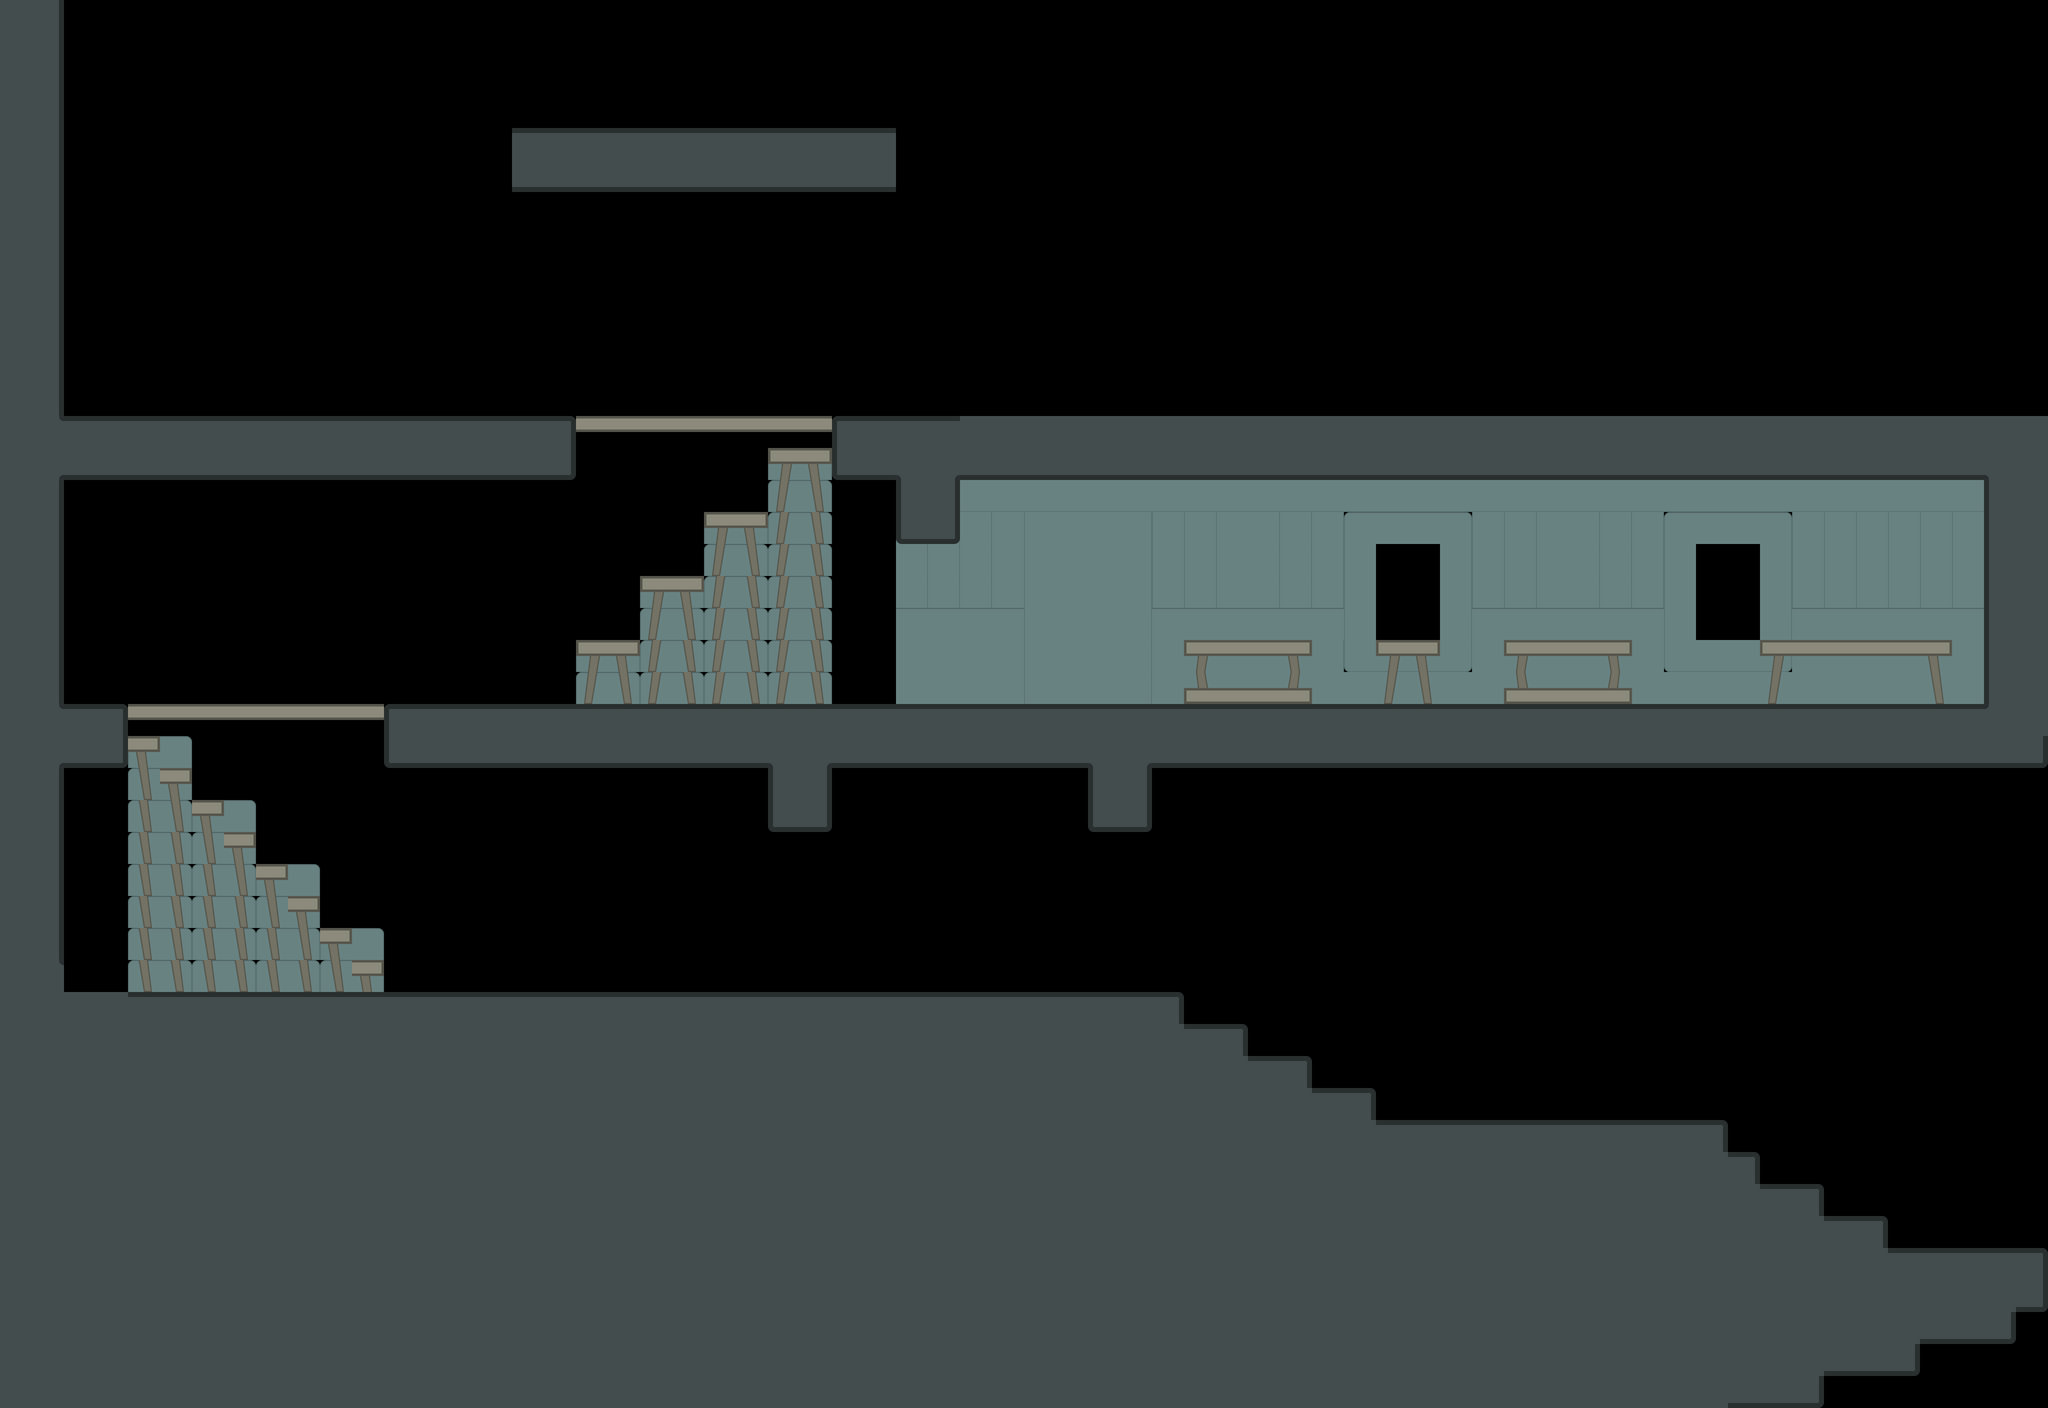

A level layout from a 2D game, rendered from its tile map. Below: a short description, then the map file with tile-grid data replaced by summaries:
An orthogonal 64x44 tile map with 64x64 px tiles, 3 tile layers (Tile Layer 2, Tile Layer 3, Tile Layer 1).

<map version="1.4" tiledversion="1.4.2" orientation="orthogonal" renderorder="right-down" width="64" height="44" tilewidth="64" tileheight="64" infinite="0" nextlayerid="4" nextobjectid="1">
 <tileset firstgid="1" source="../../tiles00.tsx" />
 <layer id="2" name="Tile Layer 2" width="64" height="44">
  <data>[2816 cells, 411 non-empty, 16 distinct tile ids]</data>
 </layer>
 <layer id="3" name="Tile Layer 3" width="64" height="44">
  <data>[2816 cells, 20 non-empty, 7 distinct tile ids]</data>
 </layer>
 <layer id="1" name="Tile Layer 1" width="64" height="44">
  <data>[2816 cells, 1137 non-empty, 18 distinct tile ids]</data>
 </layer>
</map>
